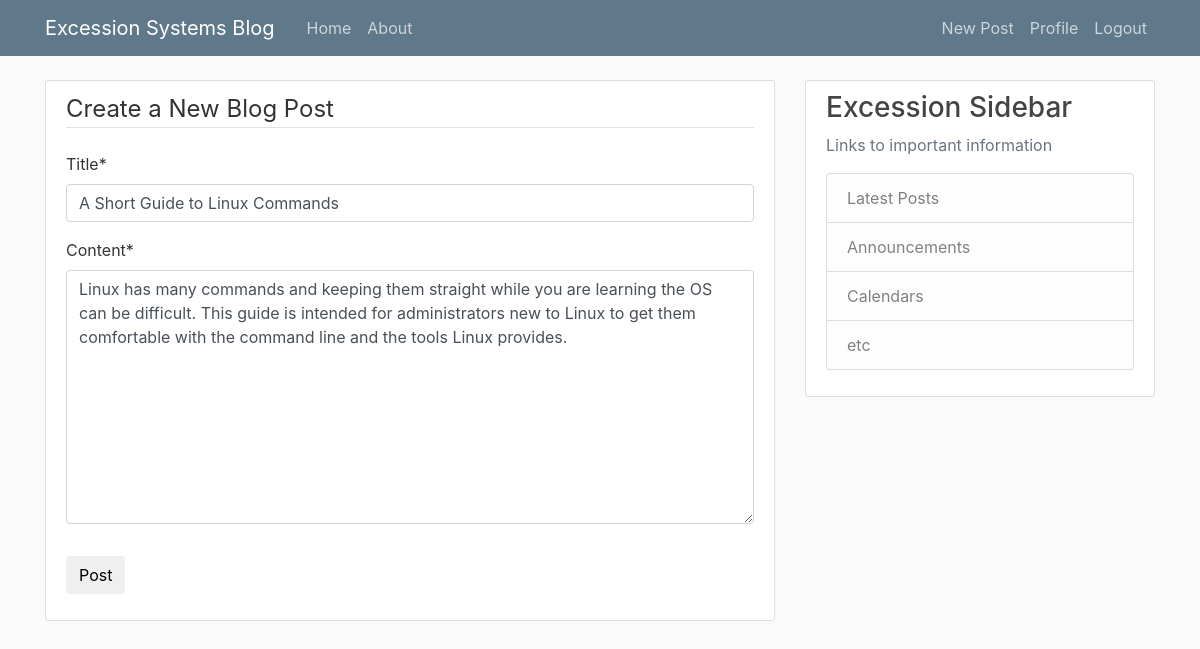
Screenshot of /post/11/update/ (signed in) with the database file from the repository.
### blog/models.py (models this page shows, shortened)
class Post(models.Model):
    title = models.CharField(max_length=100)
    content = models.TextField()
    date_posted = models.DateTimeField(default=timezone.now)
    author = models.ForeignKey(User, on_delete=models.CASCADE)

### blog/views.py (the view, shortened to what this page needs)
# urls.py: path('post/<int:pk>/update/', PostUpdateView.as_view(),
class PostUpdateView(LoginRequiredMixin, UserPassesTestMixin, UpdateView):
    model = Post
    fields = ['title', 'content']
    def test_func(self):
        post = self.get_object()
        if self.request.user == post.author:
            return True
        return False

### blog/templates/blog/post_form.html (shortened to what this page needs)
{% extends 'blog/base.html' %}
{% load crispy_forms_tags %}
{% block content %}
    <div class="content-section">
        <form method="POST">
            <fieldset class="form-group">
                <legend class="border-bottom mb-4">Create a New Blog Post</legend>
                {{ form|crispy }}
            </fieldset>
            <div class="form-group">
                <button class="btn bn-outline-info" type="submit">Post</button>
            </div>
        </form>
    </div>
{% endblock content %}

### blog/static/blog/main.css (style rules this page uses)
body { background: #fafafa; color: #333333; margin-top: 5rem; }
.content-section { background: #ffffff; padding: 10px 20px; border: 1px solid #dddddd; border-radius: 3px; margin-bottom: 20px; }

### rows the page displays
Post: title "A Short Guide to Linux Commands", content "Linux has many commands and keeping them straight while you are learning the OS can be difficult. This guide is intended for administrators new to Linux to get them comfortable with the command line and the tools Linux provides."
